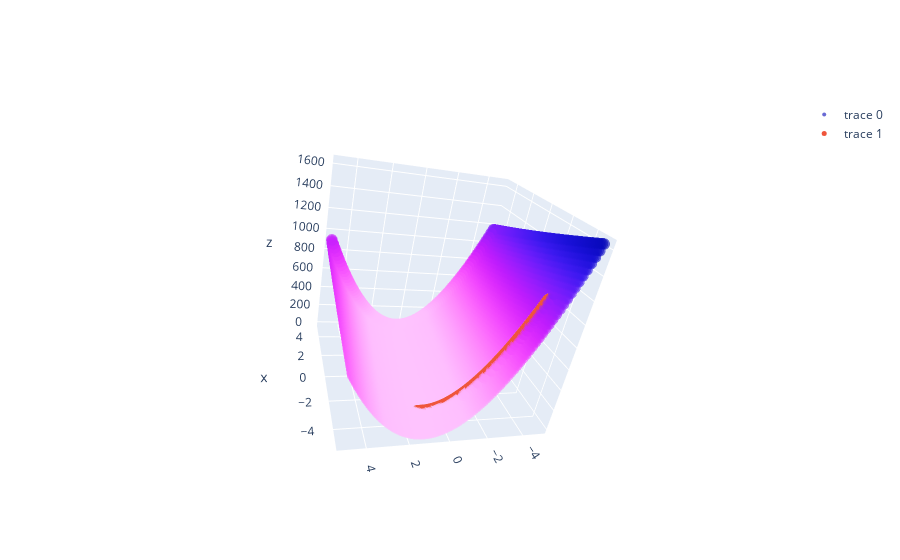

The cell this chart's notebook holds for it:
### Code cell
fig = go.Figure()
fig.add_trace(
    go.Scatter3d(
        x=t1, y=t2, z=cost_fun,
        mode='markers',
        marker=dict(
                size=4,
                color=cost_fun,
                colorscale='Plotly3',
                reversescale = True,
                opacity=0.6
                )
                )
)
fig.add_trace(
    go.Scatter3d(
        x=path_t1[:800], y=path_t2[:800], z=c_h[:800],
        mode='markers',
        marker = dict(size = 5)
                )
)

### Figure 1 — Plotly figure (JSON) as saved in the notebook; plotly's stock layout.template omitted (floating-point values rounded to 4 significant figures; data arrays with more than 128 entries replaced by an {"elided": "..."} marker saying what was removed)
{"data": [{"marker": {"color": {"elided": "10000 float values"}, "colorscale": [[0, "#0508b8"], [0.08333, "#1910d8"], [0.1667, "#3c19f0"], [0.25, "#6b1cfb"], [0.3333, "#981cfd"], [0.4167, "#bf1cfd"], [0.5, "#dd2bfd"], [0.5833, "#f246fe"], [0.6667, "#fc67fd"], [0.75, "#fe88fc"], [0.8333, "#fea5fd"], [0.9167, "#febefe"], [1, "#fec3fe"]], "opacity": 0.6, "reversescale": true, "size": 4}, "mode": "markers", "type": "scatter3d", "x": {"elided": "10000 float values"}, "y": {"elided": "10000 float values"}, "z": {"elided": "10000 float values"}}, {"marker": {"size": 5}, "mode": "markers", "type": "scatter3d", "x": {"elided": "800 float values"}, "y": {"elided": "800 float values"}, "z": {"elided": "800 float values"}}], "layout": {"autosize": true, "dragmode": "zoom", "scene": {"aspectmode": "auto", "aspectratio": {"x": 1, "y": 1, "z": 1}, "camera": {"center": {"x": 0.02478, "y": 0.002822, "z": -0.004897}, "eye": {"x": -1.91, "y": 0.8046, "z": 0.9253}, "projection": {"type": "perspective"}, "up": {"x": 0.4459, "y": 0.03889, "z": 0.8942}}, "dragmode": "orbit"}}}
